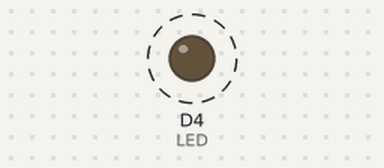
A sketch run on a simulated ESP8266 (NodeMCU). Shown: output pins drawn as LEDs (lit = HIGH). Dashed ring = blinking.

Above: at 0.5 s.
Timing chart, 0 to 4.6 s (numbered marks = the images above):
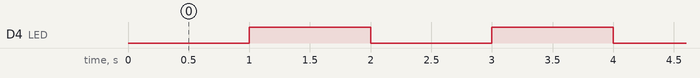

The sketch:

blink.ino
```cpp
/**
 * Blink
 * Autor: Jack Biller
 */

#define LED D4
int tempo = 1000, logic = 1;

void setup() {
	pinMode(LED, OUTPUT);
}

void loop() {
	digitalWrite(LED, logic = logic == 1 ? 0 : 1);
	delay(tempo);
}
```

Measured:
- by itself, D4 (LED): alternates HIGH for 1.0 s and LOW for 1.0 s
